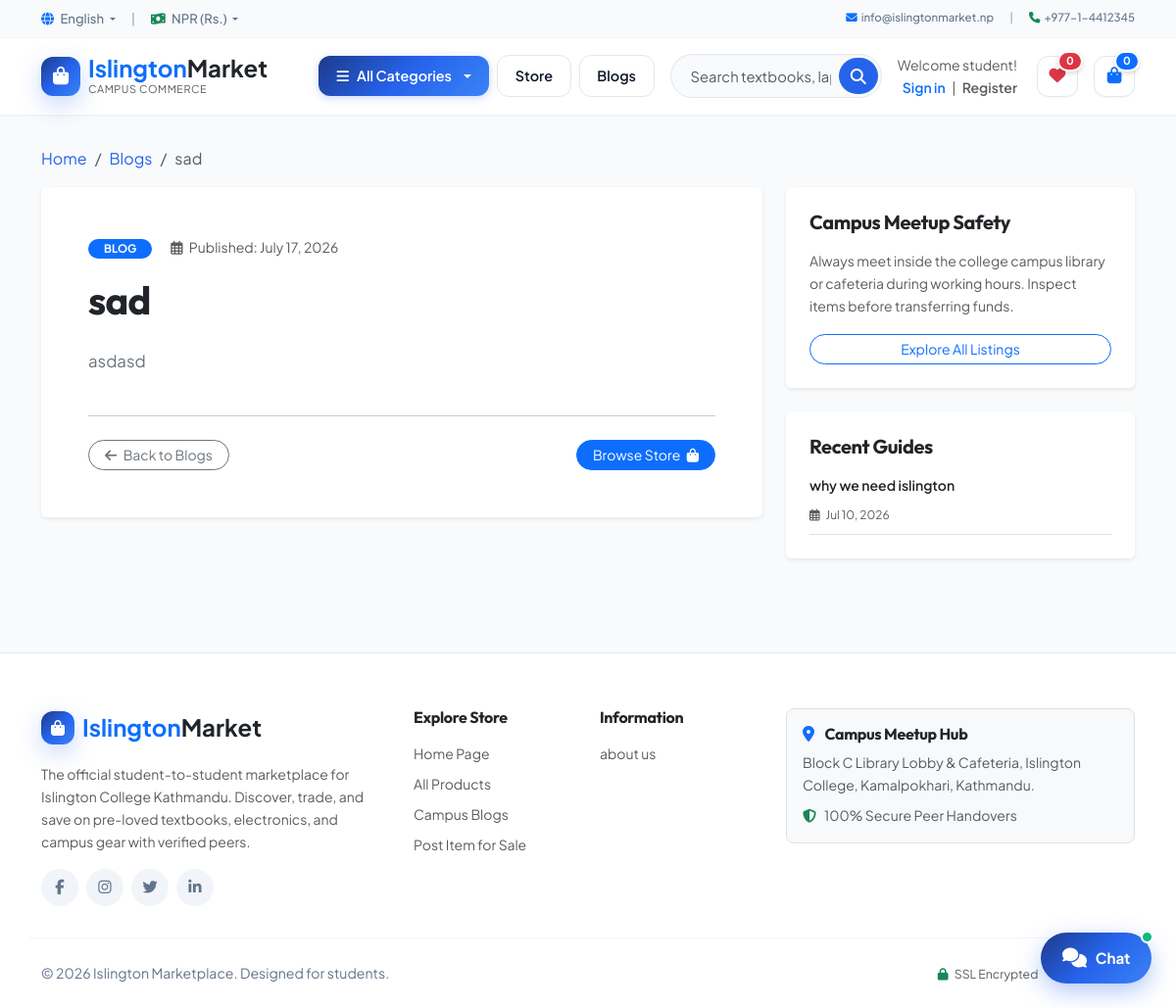
/blogs/2/, run on the app's committed database.
### blog/models.py (models this page shows, shortened)
class Post(models.Model):
    title = models.CharField(max_length=200)
    content = models.TextField()
    category = models.ForeignKey(Category, on_delete=models.CASCADE)
    created_at = models.DateTimeField(auto_now_add=True)
    updated_at = models.DateTimeField(auto_now=True)
    status = models.BooleanField(default=True)

class Category(models.Model):
    name = models.CharField(max_length=100)
    category_image = models.ImageField(upload_to='blog_categories/', blank=True, null=True)
    class Meta: verbose_name = 'Blog Category'; verbose_name_plural = 'Blog Categories'

### pages/models.py (models this page shows, shortened)
class Page(models.Model):
    title = models.CharField(max_length=100)
    slug = models.SlugField(unique=True)
    content = models.TextField()
    created_at = models.DateTimeField(auto_now_add=True)

### blog/views.py (the view)
# urls.py: path('<int:id>/', views.blog_detail, name='blog_detail'),
def blog_detail(request, id):
    p = get_object_or_404(Post, pk=id)
    return render(request, 'blog/blog_detail.html', {'blog': p, 'recent_blogs': Post.objects.exclude(pk=id)[:4]})

### pages/context_processors.py (called while the page is built)
def page_links(request):
    return {'pages' : Page.objects.all()}

### sitesetting/context_processors.py (called while the page is built)
def site_settings(request):
    setting = SiteSetting.objects.first()
    return {'site_setting': setting}

### Templates/blog/blog_detail.html (shortened to what this page needs)
{% extends 'master/base.html' %}
{% load static %}
{% block content %}
<section class="section-content padding-y-sm">
  <div class="container">
    <nav aria-label="breadcrumb" class="mb-3">
      <ol class="breadcrumb small">
        <li class="breadcrumb-item"><a href="{% url 'home' %}" class="text-decoration-none">Home</a></li>
        <li class="breadcrumb-item"><a href="{% url 'blog' %}" class="text-decoration-none">Blogs</a></li>
        <li class="breadcrumb-item active" aria-current="page">{{ blog.title }}</li>
      </ol>
    </nav>
    <div class="row g-4">
      <div class="col-lg-8">
        <article class="card border-0 shadow-sm bg-white p-4 p-md-5 rounded">
          <div class="mb-3">
            <span class="badge bg-primary rounded-pill px-3 py-1 text-uppercase small" style="font-size: 0.72rem;">
              {{ blog.category.name|default:"Campus Insight" }}
            </span>
            <span class="text-muted small ms-3">
              <i class="far fa-calendar-alt me-1"></i> Published: {{ blog.created_at|date:"F d, Y" }}
            </span>
          </div>
          <h1 class="display-6 fw-bold text-dark mb-4">{{ blog.title }}</h1>
          <div class="blog-post-content text-secondary" style="font-size: 1.05rem; line-height: 1.8;">
            {{ blog.content|linebreaks }}
          </div>
          <hr class="my-4">
          <div class="d-flex justify-content-between align-items-center flex-wrap gap-2">
            <a href="{% url 'blog' %}" class="btn btn-outline-secondary btn-sm rounded-pill px-3">
              <i class="fa fa-arrow-left me-1"></i> Back to Blogs
            </a>
            <a href="{% url 'products' %}" class="btn btn-primary btn-sm rounded-pill px-3">
              Browse Store <i class="fa fa-shopping-bag ms-1"></i>
            </a>
          </div>
        </article>
      </div>
      <div class="col-lg-4">
        <div class="card border-0 shadow-sm bg-white p-4 rounded mb-4">
          <h5 class="fw-bold text-dark mb-3">Campus Meetup Safety</h5>
          <p class="text-muted small mb-3">
            Always meet inside the college campus library or cafeteria during working hours. Inspect items before transferring funds.
          </p>
          <a href="{% url 'products' %}" class="btn btn-outline-primary btn-sm w-100 rounded-pill">
            Explore All Listings
          </a>
        </div>
        {% if recent_blogs %}
        <div class="card border-0 shadow-sm bg-white p-4 rounded">
          <h5 class="fw-bold text-dark mb-3">Recent Guides</h5>
          <ul class="list-unstyled d-flex flex-column gap-3 mb-0">
            {% for rb in recent_blogs %}
            <li class="border-bottom pb-2">
              <a href="{% url 'blog_detail' rb.id %}" class="text-dark fw-semibold small text-decoration-none d-block mb-1">
                {{ rb.title }}
              </a>
              <span class="text-muted small" style="font-size: 0.75rem;">
                <i class="far fa-calendar-alt me-1"></i> {{ rb.created_at|date:"M d, Y" }}
              </span>
            </li>
            {% endfor %}
          </ul>
        </div>
        {% endif %}
      </div>
    </div>
  </div>
</section>
{% endblock %}

### Templates/master/base.html (shortened to what this page needs)
{% load static %}
<!doctype html>
<html lang="en">
  <head>
    <link href="https://cdn.jsdelivr.net/npm/bootstrap@5.3.3/dist/css/bootstrap.min.css" rel="stylesheet">
    <link rel="stylesheet" href="https://cdnjs.cloudflare.com/ajax/libs/font-awesome/6.6.0/css/all.min.css" />
    <link rel="stylesheet" href="https://cdn.jsdelivr.net/npm/bootstrap-icons@1.11.3/font/bootstrap-icons.min.css">
    <link rel="stylesheet" href="{% static 'css/style.css' %}">
  </head>
  <body class="site-body">
    <header class="section-header">
      <nav class="top-bar-nav py-2">
        <div class="container d-flex justify-content-between align-items-center flex-wrap gap-2">
          <div class="d-flex align-items-center gap-3">
            <div class="dropdown d-inline-block">
              <a href="#" class="dropdown-toggle text-decoration-none" data-bs-toggle="dropdown" aria-expanded="false">
                <i class="fa fa-globe me-1 text-primary"></i> English
              </a>
            </div>
            <span class="text-muted opacity-50">|</span>
            <div class="dropdown d-inline-block">
              <a href="#" class="dropdown-toggle text-decoration-none" data-bs-toggle="dropdown" aria-expanded="false">
                <i class="fa fa-money-bill-wave me-1 text-success"></i> NPR (Rs.)
              </a>
            </div>
          </div>
          <div class="d-flex align-items-center gap-3 small">
            <a href="mailto:info@islingtonmarket.np" class="text-decoration-none d-flex align-items-center gap-1">
              <i class="fa fa-envelope text-primary"></i> info@islingtonmarket.np
            </a>
            <span class="text-muted opacity-50">|</span>
            <a href="tel:+97714412345" class="text-decoration-none d-flex align-items-center gap-1">
              <i class="fa fa-phone text-success"></i> +977-1-4412345
            </a>
          </div>
        </div>
      </nav>
      <section class="header-main">
        <div class="container">
          <div class="row align-items-center g-3">
            <div class="col-lg-3 col-md-4 col-6">
              <a href="{% url 'home' %}" class="brand-wrap text-decoration-none d-flex align-items-center gap-2">
                {% if site_setting.logo %}
                <img class="logo" src="{{ site_setting.logo.url }}" alt="{{ site_setting.site_title|default:'Islington Marketplace' }}" />
                {% else %}
                <div class="brand-icon-wrap">
                  <i class="fa fa-shopping-bag"></i>
                </div>
                <div class="d-flex flex-column leading-none">
                  <span class="fs-4 fw-bold text-primary" style="line-height: 1.1;">Islington<span class="text-dark">Market</span></span>
                  <small class="text-muted" style="font-size: 0.68rem; letter-spacing: 0.05em;">CAMPUS COMMERCE</small>
                </div>
                {% endif %}
              </a>
            </div>
            <div class="col-lg-auto col-md-auto col-6 order-2 order-md-1 d-flex align-items-center gap-2">
              <div class="category-wrap dropdown">
                <button
                  type="button"
                  class="btn btn-primary dropdown-toggle d-flex align-items-center gap-2"
                  data-bs-toggle="dropdown"
                  aria-expanded="false"
                >
                  <i class="fa fa-bars"></i>
                  <span>All Categories</span>
                </button>
              </div>
              <a href="{% url 'products' %}" class="btn btn-nav-link d-none d-sm-inline-flex">Store</a>
              <a href="{% url 'blog' %}" class="btn btn-nav-link d-none d-sm-inline-flex">Blogs</a>
            </div>
            <div class="col-lg col-md-12 col-12 order-3 order-lg-2">
              <form action="{% url 'products' %}" method="GET" class="search-wrapper">
                <input
                  type="text"
                  name="q"
                  class="form-control"
                  placeholder="Search textbooks, laptops, dorm gear..."
                  aria-label="Search"
                />
                <button class="search-btn" type="submit" title="Search">
                  <i class="fa fa-search"></i>
                </button>
              </form>
            </div>
            <div class="col-lg-auto col-md-auto col-12 order-1 order-lg-3 ms-auto">
              <div class="d-flex justify-content-end align-items-center gap-3">
                <div class="text-end me-1 d-none d-sm-block">
                  {% if user.is_authenticated %}
                  <div class="small fw-bold text-dark">{{ user.first_name|default:user.username }}</div>
                  <div class="small">
                    <a href="{% url 'user_profile' %}" class="text-primary fw-semibold">Dashboard</a>
                    <span class="text-muted mx-1">|</span>
                    <a href="{% url 'student_logout' %}" class="text-muted">Logout</a>
                  </div>
                  {% else %}
                  <div class="small text-muted">Welcome student!</div>
                  <div class="small">
                    <a href="{% url 'student_login' %}" class="text-primary fw-semibold">Sign in</a>
                    <span class="text-muted mx-1">|</span>
                    <a href="{% url 'student_register' %}" class="text-muted fw-semibold">Register</a>
                  </div>
                  {% endif %}
                </div>
                <a href="javascript:void(0)" onclick="toggleWishlistModal()" class="widget-header position-relative" title="Saved Wishlist">
                  <div class="widget-icon-btn">
                    <i class="fa fa-heart text-danger"></i>
                  </div>
                  <span class="badge bg-danger widget-badge" id="wishlistCountBadge">0</span>
                </a>
                <a href="javascript:void(0)" onclick="toggleCartDrawer()" class="widget-header position-relative" title="Shopping Bag">
                  <div class="widget-icon-btn">
                    <i class="fa fa-shopping-bag text-primary"></i>
                  </div>
                  <span class="badge bg-primary widget-badge" id="cartCountBadge">0</span>
                </a>
              </div>
            </div>
          </div>
        </div>
      </section>
    </header>
    <main>
      {% block content %}
      {% endblock %}
    </main>
    <div class="toast-container position-fixed bottom-0 end-0 p-3" style="z-index: 1080;">
    </div>
    <button type="button" class="btn-floating-chat" onclick="toggleCampusChat()" title="Open Campus Chat">
      <i class="fas fa-comments fs-5"></i>
      <span>Chat</span>
      <span class="chat-badge-pulse"></span>
    </button>
    <footer class="section-footer">
      <div class="container">
        <section class="footer-top">
          <div class="row g-4">
            <aside class="col-lg-4 col-md-6 col-12">
              <article class="pe-lg-4">
                <div class="d-flex align-items-center gap-2 mb-3">
                  <div class="brand-icon-wrap" style="width: 34px; height: 34px; font-size: 1rem;">
                    <i class="fa fa-shopping-bag"></i>
                  </div>
                  <span class="fs-4 fw-bold text-primary">Islington<span class="text-dark">Market</span></span>
                </div>
                <p class="text-muted small mb-3" style="line-height: 1.65;">
                  The official student-to-student marketplace for Islington College Kathmandu. Discover, trade, and save on pre-loved textbooks, electronics, and campus gear with verified peers.
                </p>
                <div class="d-flex gap-2">
                  <a class="btn-social" title="Facebook" target="_blank" href="https://facebook.com"><i class="fab fa-facebook-f"></i></a>
                  <a class="btn-social" title="Instagram" target="_blank" href="https://instagram.com"><i class="fab fa-instagram"></i></a>
                  <a class="btn-social" title="Twitter" target="_blank" href="https://twitter.com"><i class="fab fa-twitter"></i></a>
                  <a class="btn-social" title="LinkedIn" target="_blank" href="https://linkedin.com"><i class="fab fa-linkedin-in"></i></a>
                </div>
              </article>
            </aside>
            <aside class="col-lg-2 col-md-3 col-6">
              <h6 class="fw-bold text-dark mb-3">Explore Store</h6>
              <ul class="list-unstyled d-flex flex-column gap-2 small">
                <li><a href="{% url 'home' %}" class="text-muted text-decoration-none">Home Page</a></li>
                <li><a href="{% url 'products' %}" class="text-muted text-decoration-none">All Products</a></li>
                <li><a href="{% url 'blog' %}" class="text-muted text-decoration-none">Campus Blogs</a></li>
                <li><a href="{% url 'user_profile' %}?tab=add" class="text-muted text-decoration-none">Post Item for Sale</a></li>
              </ul>
            </aside>
            <aside class="col-lg-2 col-md-3 col-6">
              <h6 class="fw-bold text-dark mb-3">Information</h6>
              <ul class="list-unstyled d-flex flex-column gap-2 small">
                {% for page in pages %}
                <li><a href="{% url 'page_detail' page.slug %}" class="text-muted text-decoration-none">{{ page.title }}</a></li>
                {% empty %}
                <li><a href="{% url 'home' %}" class="text-muted text-decoration-none">About Us</a></li>
                <li><a href="{% url 'home' %}" class="text-muted text-decoration-none">Campus Safety</a></li>
                <li><a href="{% url 'home' %}" class="text-muted text-decoration-none">Trade Rules</a></li>
                {% endfor %}
              </ul>
            </aside>
            <aside class="col-lg-4 col-md-12 col-12">
              <div class="p-3 bg-light rounded-3 border">
                <h6 class="fw-bold text-dark mb-2"><i class="fa fa-map-marker-alt text-primary me-2"></i> Campus Meetup Hub</h6>
                <p class="text-muted small mb-2">
                  Block C Library Lobby &amp; Cafeteria, Islington College, Kamalpokhari, Kathmandu.
                </p>
                <div class="d-flex align-items-center gap-2 small text-muted">
                  <i class="fa fa-shield-alt text-success"></i> 100% Secure Peer Handovers
                </div>
              </div>
            </aside>
          </div>
        </section>
        <section class="footer-bottom row align-items-center">
          <div class="col-md-6 text-center text-md-start mb-2 mb-md-0">
            <p class="mb-0">&copy; {% if site_setting.copyright %}{{ site_setting.copyright }}{% else %}2026 Islington Marketplace. Designed for students.{% endif %}</p>
          </div>
          <div class="col-md-6 text-center text-md-end">
            <span class="me-3 small text-muted"><i class="fa fa-lock text-success me-1"></i> SSL Encrypted</span>
          </div>
        </section>
      </div>
    </footer>
  </body>
</html>

### data on the page
Post: title "sad", category.name "BLOG", created_at "July 17, 2026", content "asdasd"
Post: title "why we need islington", created_at "Jul 10, 2026"
Page: title "about us"
